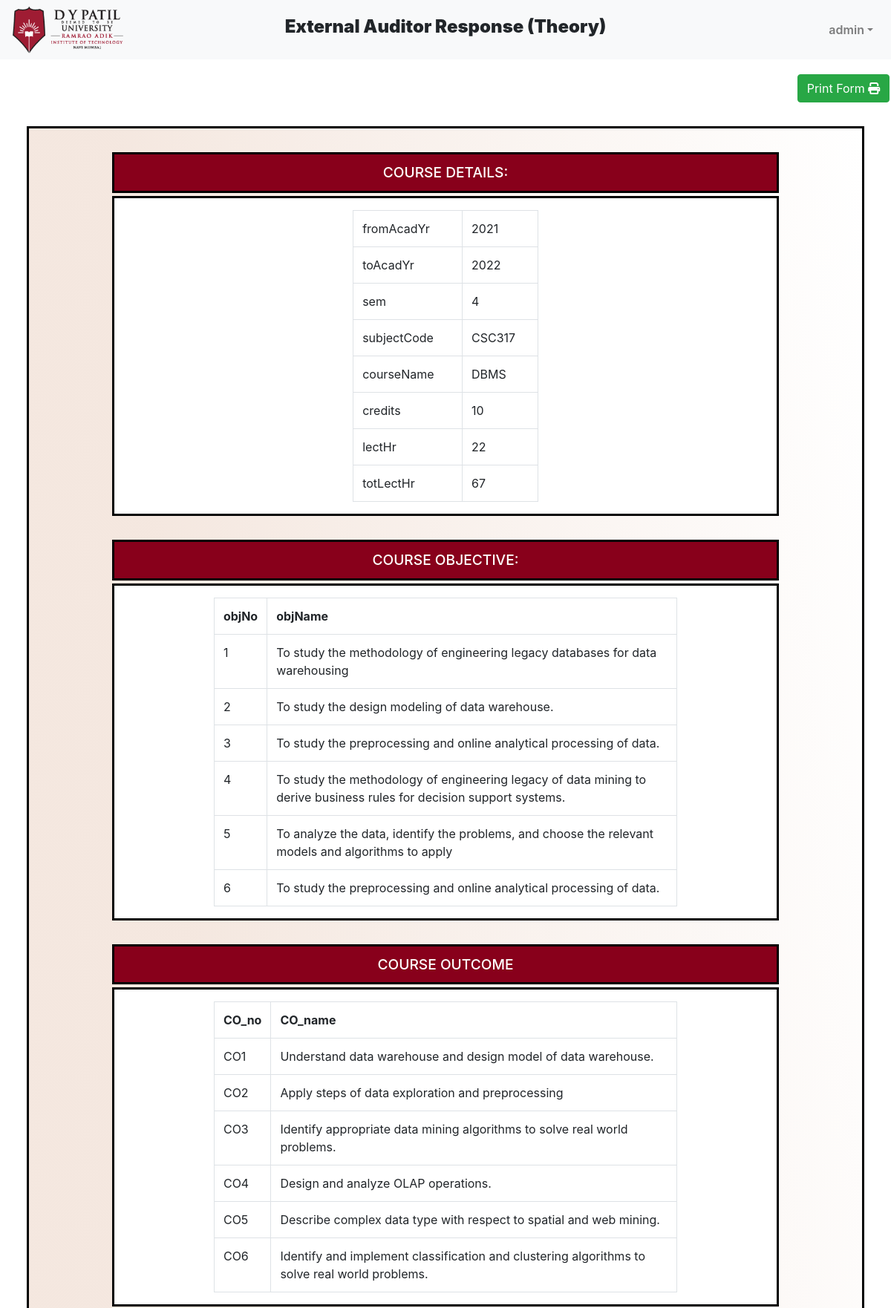
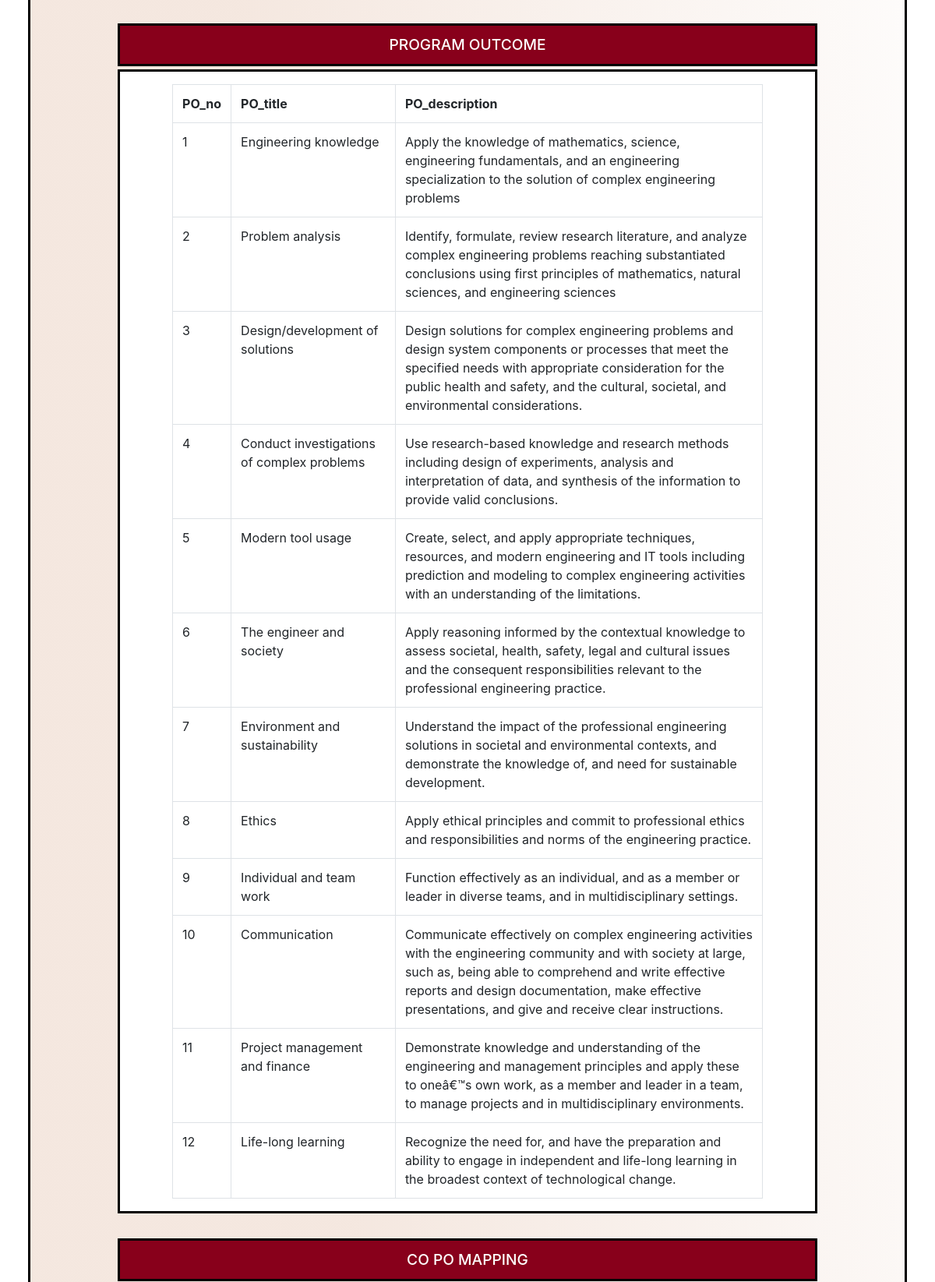
/users/externalAuditor/theory.php?courseID=4 (signed in, upper part), run on the app's committed database (2 pictures, top to bottom).
### tables this page shows
CREATE TABLE `course` (
  `courseID` int(11) NOT NULL,
  `fromAcadYr` int(11) NOT NULL,
  `toAcadYr` int(11) NOT NULL,
  `sem` int(11) NOT NULL,
  `subjectCode` varchar(10) NOT NULL,
  `courseName` varchar(50) NOT NULL,
  `credits` int(11) DEFAULT NULL,
  `lectHr` int(11) DEFAULT NULL,
  `totLectHr` int(11) DEFAULT NULL,
  `practHr` int(11) DEFAULT NULL,
  `totPractHr` int(11) DEFAULT NULL,
  `submitStatus` bit(1) DEFAULT NULL,
  `submitTime` datetime(6) DEFAULT NULL,
  `DQAapproved` bit(1) DEFAULT NULL,
  `HODcommentTea` varchar(100) DEFAULT NULL,
  `HODcommentDqa` varchar(100) DEFAULT NULL,
  `HODcommentAud` varchar(100) DEFAULT NULL,
  `classOrLab` varchar(50) DEFAULT NULL
);

CREATE TABLE `courseobjective` (
  `courseID` int(11) NOT NULL,
  `objNo` int(11) NOT NULL,
  `objName` varchar(500) NOT NULL
);

CREATE TABLE `courseoutcome` (
  `courseID` int(11) NOT NULL,
  `CO_no` varchar(5) NOT NULL,
  `CO_name` varchar(400) NOT NULL,
  `weightagePercent` int(11) DEFAULT NULL,
  `durationHr` int(11) DEFAULT NULL,
  `noOfExp` int(11) DEFAULT NULL
);

CREATE TABLE `progoutcomes` (
  `courseID` int(11) NOT NULL,
  `PO_no` varchar(5) NOT NULL,
  `PO_title` varchar(50) DEFAULT NULL,
  `PO_description` varchar(1000) DEFAULT NULL
);

### users/externalAuditor/theory.php (the view, shortened to what this page needs)
<?php
    $audUsername = $_SESSION['username'];
    $courseID = $_GET['courseID'];
    $teaUsername =$_GET['teaUsername'];
    $subjectCode= $_GET['subjectCode'];
?>
<!DOCTYPE html>
<html lang="en">
<head>
    <link rel="stylesheet" type="text/css" href="../../css/teaRes.css">
    <link rel="stylesheet" href="https://stackpath.bootstrapcdn.com/bootstrap/4.5.2/css/bootstrap.min.css">
    <link rel="stylesheet" href="https://maxcdn.bootstrapcdn.com/font-awesome/4.7.0/css/font-awesome.min.css">
</head>
<body>
<div class="bs-example">
    <nav class="navbar navbar-expand-md navbar-light bg-light">
    <div id="navbarCollapse" class="collapse navbar-collapse">
        <div class="navbarLeft">
        <a href="http://localhost/FAS/teacherhome.php?username=<?php echo $audUsername; ?>"><img src="../../css/images/dylogo.png" style="width:10rem; height:4rem" ></a>
        </div>
        <div class="navbarCenter">
            <h4 style="font-weight:1000">External Auditor Response (Theory)</h4>
        </div>
        <div class="navbarRight">
            <ul class="nav navbar-nav ml-auto">
                <li class="nav-item dropdown" >
                    <a href="#" class="nav-link dropdown-toggle" data-toggle="dropdown" style="font-size:1rem; font-weight:600"><?php echo $audUsername;?></a>
                </li>
            </ul>
        </div>
    </div>
    </nav>
</div>
<div class="text-center" style="margin-top:20px; margin-left:67rem;">
          <button onclick="window.print()" class="btn btn-success" >Print Form <i class="fas fa-print"></i></button>
      </div>
    <main>
        <form action="theory.php?username=<?php echo $audUsername; ?>&teaUsername=<?php echo $teaUsername;?>&courseID=<?php echo $courseID; ?>&subjectCode=<?php echo $subjectCode; ?>" method="post">
            <div class="div1">COURSE DETAILS:</div>
            <div class="leftDisplayBox" style="margin:0px auto; overflow:auto; max-height:550px">
                <table class="table table-bordered" style="text-align: left; margin:1rem auto; width:28%">
                    <?php
                    include "../../backend/include/conn.php";
                    $sql = "select fromAcadYr,toAcadYr ,sem,subjectCode,courseName,credits,lectHr,totLectHr from course where courseID ='" . $courseID . "' ";
                    $data = mysqli_query($conn, $sql);
                    $total = mysqli_num_rows($data);
                    if ($total != 0) {
                        while ($result = mysqli_fetch_assoc($data)) {
                            echo "
                                <tr><td>fromAcadYr</td><td>" . $result['fromAcadYr'] . "</td></tr>
                                <tr><td>toAcadYr</td><td>" . $result['toAcadYr'] . "</td></tr>
                                <tr><td>sem</td><td>" . $result['sem'] . "</td></tr>
                                <tr><td>subjectCode</td><td>" . $result['subjectCode'] . "</td></tr>
                                <tr><td>courseName</td><td>" . $result['courseName'] . "</td></tr>
                                <tr><td>credits</td><td>" . $result['credits'] . "</td></tr>
                                <tr><td>lectHr</td><td>" . $result['lectHr'] . "</td></tr>
                                <tr><td>totLectHr</td><td>" . $result['totLectHr'] . "</td></tr>";
                        }
                    } else {
                        echo "0 results";
                    }
                    ?>
                </table>
            </div>
            <div class="div1">COURSE OBJECTIVE:</div>
            <div class="leftDisplayBox" style="margin:0px auto; overflow:auto; max-height:550px">
                <table class="table table-bordered" style="text-align: left; margin:1rem auto; width:70%">
                    <?php
                    include "../../backend/include/conn.php";
                    $sqlObj = "select objNo,objName from courseobjective where courseID ='" . $courseID . "' ";
                    $dataObj = mysqli_query($conn, $sqlObj);
                    $totalObj = mysqli_num_rows($dataObj);
                    if ($totalObj != 0) {
                        echo "<tr><th> objNo </th><th> objName </th></tr>";
                        while ($resultObj = mysqli_fetch_assoc($dataObj)) {
                            echo "<tr><td>" . $resultObj['objNo'] . "</td><td>" . $resultObj['objName'] . "</td></tr>";
                        }
                    } else {
                        echo "0 results";
                    }
                    ?>
                </table>
            </div>
            <div class="div1">COURSE OUTCOME</div>
            <div class="leftDisplayBox" style="margin:0px auto; overflow:auto; max-height:550px">
                <table class="table table-bordered" style="text-align: left; margin:1rem auto; width:70%">
                    <?php
                    include "../../backend/include/conn.php";
                    $sqlC_out = "select CO_no ,CO_name  from courseoutcome where courseID ='" . $courseID . "' ";
                    $dataC_out = mysqli_query($conn, $sqlC_out);
                    $totalC_out = mysqli_num_rows($dataC_out);
                    echo "<tr><th> CO_no </th><th> CO_name </th></tr>";
                    if ($totalC_out != 0) {
                        while ($resultC_out = mysqli_fetch_assoc($dataC_out)) {
                            echo "<tr><td>" . $resultC_out['CO_no'] . "</td><td>" . $resultC_out['CO_name'] . "</td></tr>";
                        }
                    } else {
                        echo "0 results";
                    }
                    ?>
                </table>
            </div>
            <div class="div1">PROGRAM OUTCOME</div>
            <div class="leftDisplayBox" style="margin:0px auto; overflow:auto; max-height:auto">
                <table class="table table-bordered" style="text-align: left; margin:1rem auto; width:85%">
                    <?php
                    include "../../backend/include/conn.php";
                    $sqlP_out = "select PO_no ,PO_title, PO_description  from progoutcomes where courseID ='" . $courseID . "' ";
                    $dataP_out = mysqli_query($conn, $sqlP_out);
                    $totalP_out = mysqli_num_rows($dataP_out);
                    echo "<tr><th> PO_no </th><th> PO_title </th><th> PO_description </th></tr>";
                    if ($totalP_out != 0) {
                        while ($resultP_out = mysqli_fetch_assoc($dataP_out)) {
                            echo "<tr><td>" . $resultP_out['PO_no'] . "</td><td>" . $resultP_out['PO_title'] . "</td><td>" . $resultP_out['PO_description'] . "</td></tr>";
                        }
                    } else {
                        echo "0 results";
                    }
                    ?>
                </table>
            </div>
            <div class="div1">CO PO MAPPING</div>
        </form>
    </main>
</body>
</html>

### css/teaRes.css (style rules this page uses)
* { margin: 0; padding: 0; box-sizing: border-box; }
body { background-color: rgb(195, 195, 195); }
main { width: 94%; margin: 2rem auto; border: 3px solid black; padding-bottom: 20px; color: white; background-image: linear-gradient( to top right, rgba(234, 208, 192, 0.5) 55%, rgba(255, 255, 255, 0.5) ); }
body { -webkit-print-color-adjust: exact !important; }
.div1 { background-color: rgb(136, 0, 27); text-align: center; border: 3px solid black; padding: 10px; margin: 2rem AUTO 4px; font-size: 1.2rem; font-weight: 500; max-width: 80%; }
.leftDisplayBox { margin: 2px 10px 2rem; text-align: center; margin: auto; background-color: #ffffff; color: black; border: 3px solid black; max-width: 80%; }
table, th, td { padding: 20px; border: 1px solid black; margin-left: auto; margin-right: auto; }
.navbarLeft { flex: 4; }
.navbarCenter { flex: 8; justify-content: center; text-align: center; }
.navbarRight { flex: 4; display: flex; justify-content: flex-end; }

### data on the page
course: fromAcadYr "2021", toAcadYr "2022", sem "4", subjectCode "CSC317", courseName "DBMS", credits "10", lectHr "22", totLectHr "67"
courseobjective: objNo "1", objName "To study the methodology of engineering legacy databases for data warehousing"
courseobjective: objNo "2", objName "To study the design modeling of data warehouse."
courseobjective: objNo "3", objName "To study the preprocessing and online analytical processing of data."
courseobjective: objNo "4", objName "To study the methodology of engineering legacy of data mining to derive business rules for decision support systems."
courseobjective: objNo "5", objName "To analyze the data, identify the problems, and choose the relevant models and algorithms to apply"
courseobjective: objNo "6", objName "To study the preprocessing and online analytical processing of data."
courseoutcome: CO_no "CO1", CO_name "Understand data warehouse and design model of data warehouse."
courseoutcome: CO_no "CO2", CO_name "Apply steps of data exploration and preprocessing"
courseoutcome: CO_no "CO3", CO_name "Identify appropriate data mining algorithms to solve real world problems."
courseoutcome: CO_no "CO4", CO_name "Design and analyze OLAP operations."
courseoutcome: CO_no "CO5", CO_name "Describe complex data type with respect to spatial and web mining."
courseoutcome: CO_no "CO6", CO_name "Identify and implement classification and clustering algorithms to solve real world problems."
progoutcomes: PO_no "1", PO_title "Engineering knowledge", PO_description "Apply the knowledge of mathematics, science, engineering fundamentals, and an engineering specialization to the solution of complex engineering problems"
progoutcomes: PO_no "2", PO_title "Problem analysis", PO_description "Identify, formulate, review research literature, and analyze complex engineering problems reaching substantiated conclusions using first principles of mathematics, natural sciences, and engineering sciences"
progoutcomes: PO_no "3", PO_title "Design/development of solutions", PO_description "Design solutions for complex engineering problems and design system components or processes that meet the specified needs with appropriate consideration for the public health and safety, and the cultural, societal, and environmental considerations."
progoutcomes: PO_no "4", PO_title "Conduct investigations of complex problems", PO_description "Use research-based knowledge and research methods including design of experiments, analysis and interpretation of data, and synthesis of the information to provide valid conclusions."
progoutcomes: PO_no "5", PO_title "Modern tool usage", PO_description "Create, select, and apply appropriate techniques, resources, and modern engineering and IT tools including prediction and modeling to complex engineering activities with an understanding of the limitations."
progoutcomes: PO_no "6", PO_title "The engineer and society", PO_description "Apply reasoning informed by the contextual knowledge to assess societal, health, safety, legal and cultural issues and the consequent responsibilities relevant to the professional engineering practice."
progoutcomes: PO_no "7", PO_title "Environment and sustainability", PO_description "Understand the impact of the professional engineering solutions in societal and environmental contexts, and demonstrate the knowledge of, and need for sustainable development."
progoutcomes: PO_no "8", PO_title "Ethics", PO_description "Apply ethical principles and commit to professional ethics and responsibilities and norms of the engineering practice."
progoutcomes: PO_no "9", PO_title "Individual and team work", PO_description "Function effectively as an individual, and as a member or leader in diverse teams, and in multidisciplinary settings."
progoutcomes: PO_no "10", PO_title "Communication", PO_description "Communicate effectively on complex engineering activities with the engineering community and with society at large, such as, being able to comprehend and write effective reports and design documentation, make effective presentations, and give and receive clear instructions."
progoutcomes: PO_no "11", PO_title "Project management and finance", PO_description "Demonstrate knowledge and understanding of the engineering and management principles and apply these to oneâ€™s own work, as a member and leader in a team, to manage projects and in multidisciplinary environments."
progoutcomes: PO_no "12", PO_title "Life-long learning", PO_description "Recognize the need for, and have the preparation and ability to engage in independent and life-long learning in the broadest context of technological change."

### other printed values
$audUsername "admin"
